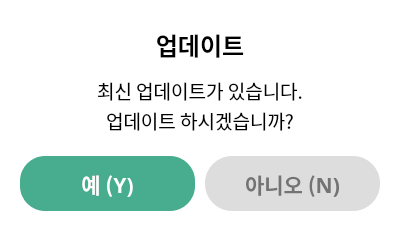
<?xml version="1.0" encoding="UTF-8"?>
<ui version="4.0">
 <class>Dialog</class>
 <widget class="QDialog" name="Dialog">
  <property name="windowModality">
   <enum>Qt::WindowModal</enum>
  </property>
  <property name="geometry">
   <rect>
    <x>0</x>
    <y>0</y>
    <width>400</width>
    <height>231</height>
   </rect>
  </property>
  <property name="windowTitle">
   <string>DAESUNG MES</string>
  </property>
  <property name="windowIcon">
   <iconset>
    <normaloff>../img/ICON.ico</normaloff>../img/ICON.ico</iconset>
  </property>
  <property name="styleSheet">
   <string notr="true">QDialog{
background-color: white;
}
QFrame{
background-color: white;
}
QPushButton#yes_btn{
background-color: #47ad8e;
 color: white; 
border-radius: 25px
}
QPushButton#no_btn{
background-color: #dddddd; 
color: #737373;
 border-radius: 27px
}
QPushButton#yes_btn:pressed{
background-color: #3fa183;
}
QPushButton#no_btn:pressed{
background-color: #d4d4d4; 
}</string>
  </property>
  <property name="modal">
   <bool>true</bool>
  </property>
  <layout class="QVBoxLayout" name="verticalLayout">
   <property name="spacing">
    <number>0</number>
   </property>
   <property name="leftMargin">
    <number>0</number>
   </property>
   <property name="topMargin">
    <number>0</number>
   </property>
   <property name="rightMargin">
    <number>0</number>
   </property>
   <property name="bottomMargin">
    <number>0</number>
   </property>
   <item>
    <widget class="QFrame" name="title_frame">
     <property name="frameShape">
      <enum>QFrame::NoFrame</enum>
     </property>
     <property name="frameShadow">
      <enum>QFrame::Raised</enum>
     </property>
     <layout class="QVBoxLayout" name="verticalLayout_2">
      <property name="spacing">
       <number>0</number>
      </property>
      <property name="leftMargin">
       <number>10</number>
      </property>
      <property name="topMargin">
       <number>20</number>
      </property>
      <property name="rightMargin">
       <number>10</number>
      </property>
      <property name="bottomMargin">
       <number>20</number>
      </property>
      <item>
       <widget class="QLabel" name="title_label">
        <property name="font">
         <font>
          <family>맑은 고딕</family>
          <pointsize>18</pointsize>
          <weight>75</weight>
          <bold>true</bold>
         </font>
        </property>
        <property name="styleSheet">
         <string notr="true">margin-bottom: 8px;
border: none;</string>
        </property>
        <property name="text">
         <string>업데이트</string>
        </property>
        <property name="alignment">
         <set>Qt::AlignCenter</set>
        </property>
       </widget>
      </item>
      <item>
       <widget class="QLabel" name="title2_label">
        <property name="maximumSize">
         <size>
          <width>16777215</width>
          <height>30</height>
         </size>
        </property>
        <property name="font">
         <font>
          <family>맑은 고딕 Semilight</family>
          <pointsize>14</pointsize>
          <weight>50</weight>
          <bold>false</bold>
         </font>
        </property>
        <property name="styleSheet">
         <string notr="true">border: none;</string>
        </property>
        <property name="text">
         <string>&lt;html&gt;&lt;head/&gt;&lt;body&gt;&lt;p&gt;최신 업데이트가 있습니다.&lt;/p&gt;&lt;/body&gt;&lt;/html&gt;</string>
        </property>
        <property name="alignment">
         <set>Qt::AlignCenter</set>
        </property>
       </widget>
      </item>
      <item>
       <widget class="QLabel" name="title3_label">
        <property name="maximumSize">
         <size>
          <width>16777215</width>
          <height>30</height>
         </size>
        </property>
        <property name="font">
         <font>
          <family>맑은 고딕 Semilight</family>
          <pointsize>14</pointsize>
          <weight>50</weight>
          <bold>false</bold>
         </font>
        </property>
        <property name="styleSheet">
         <string notr="true">border: none;</string>
        </property>
        <property name="text">
         <string>&lt;html&gt;&lt;head/&gt;&lt;body&gt;&lt;p&gt;업데이트 하시겠습니까?&lt;/p&gt;&lt;/body&gt;&lt;/html&gt;</string>
        </property>
        <property name="alignment">
         <set>Qt::AlignCenter</set>
        </property>
       </widget>
      </item>
     </layout>
    </widget>
   </item>
   <item>
    <widget class="QFrame" name="btns_frame">
     <property name="maximumSize">
      <size>
       <width>16777215</width>
       <height>75</height>
      </size>
     </property>
     <property name="styleSheet">
      <string notr="true"/>
     </property>
     <property name="frameShape">
      <enum>QFrame::NoFrame</enum>
     </property>
     <property name="frameShadow">
      <enum>QFrame::Raised</enum>
     </property>
     <layout class="QHBoxLayout" name="horizontalLayout">
      <property name="spacing">
       <number>0</number>
      </property>
      <property name="leftMargin">
       <number>0</number>
      </property>
      <property name="topMargin">
       <number>0</number>
      </property>
      <property name="rightMargin">
       <number>0</number>
      </property>
      <property name="bottomMargin">
       <number>0</number>
      </property>
      <item>
       <widget class="QStackedWidget" name="stackedWidget">
        <property name="styleSheet">
         <string notr="true">border:none;</string>
        </property>
        <property name="currentIndex">
         <number>1</number>
        </property>
        <widget class="QWidget" name="pro_page">
         <layout class="QHBoxLayout" name="horizontalLayout_3">
          <property name="spacing">
           <number>0</number>
          </property>
          <property name="leftMargin">
           <number>10</number>
          </property>
          <property name="topMargin">
           <number>10</number>
          </property>
          <property name="rightMargin">
           <number>10</number>
          </property>
          <property name="bottomMargin">
           <number>30</number>
          </property>
          <item>
           <widget class="QProgressBar" name="progressBar">
            <property name="sizePolicy">
             <sizepolicy hsizetype="Preferred" vsizetype="Preferred">
              <horstretch>0</horstretch>
              <verstretch>0</verstretch>
             </sizepolicy>
            </property>
            <property name="font">
             <font>
              <family>맑은 고딕</family>
              <pointsize>12</pointsize>
              <weight>75</weight>
              <bold>true</bold>
             </font>
            </property>
            <property name="styleSheet">
             <string notr="true">QProgressBar{
	background-color: #dcdcdc;
	color: white;
	border-style:none;
	text-align: center;
}
QProgressBar::chunk{
	background-color: #47ad8e;
}</string>
            </property>
            <property name="value">
             <number>0</number>
            </property>
            <property name="alignment">
             <set>Qt::AlignLeading|Qt::AlignLeft|Qt::AlignVCenter</set>
            </property>
           </widget>
          </item>
         </layout>
        </widget>
        <widget class="QWidget" name="btns_page">
         <layout class="QHBoxLayout" name="horizontalLayout_2">
          <property name="spacing">
           <number>10</number>
          </property>
          <property name="leftMargin">
           <number>20</number>
          </property>
          <property name="topMargin">
           <number>0</number>
          </property>
          <property name="rightMargin">
           <number>20</number>
          </property>
          <property name="bottomMargin">
           <number>20</number>
          </property>
          <item>
           <widget class="QPushButton" name="yes_btn">
            <property name="sizePolicy">
             <sizepolicy hsizetype="Expanding" vsizetype="Expanding">
              <horstretch>0</horstretch>
              <verstretch>0</verstretch>
             </sizepolicy>
            </property>
            <property name="font">
             <font>
              <family>맑은 고딕</family>
              <pointsize>16</pointsize>
              <weight>75</weight>
              <bold>true</bold>
             </font>
            </property>
            <property name="cursor">
             <cursorShape>PointingHandCursor</cursorShape>
            </property>
            <property name="styleSheet">
             <string notr="true"/>
            </property>
            <property name="text">
             <string>예 (Y)</string>
            </property>
           </widget>
          </item>
          <item>
           <widget class="QPushButton" name="no_btn">
            <property name="sizePolicy">
             <sizepolicy hsizetype="Expanding" vsizetype="Expanding">
              <horstretch>0</horstretch>
              <verstretch>0</verstretch>
             </sizepolicy>
            </property>
            <property name="font">
             <font>
              <family>맑은 고딕</family>
              <pointsize>16</pointsize>
              <weight>75</weight>
              <bold>true</bold>
             </font>
            </property>
            <property name="cursor">
             <cursorShape>PointingHandCursor</cursorShape>
            </property>
            <property name="styleSheet">
             <string notr="true"/>
            </property>
            <property name="text">
             <string>아니오 (N)</string>
            </property>
           </widget>
          </item>
         </layout>
        </widget>
       </widget>
      </item>
     </layout>
    </widget>
   </item>
  </layout>
 </widget>
 <resources/>
 <connections/>
</ui>
